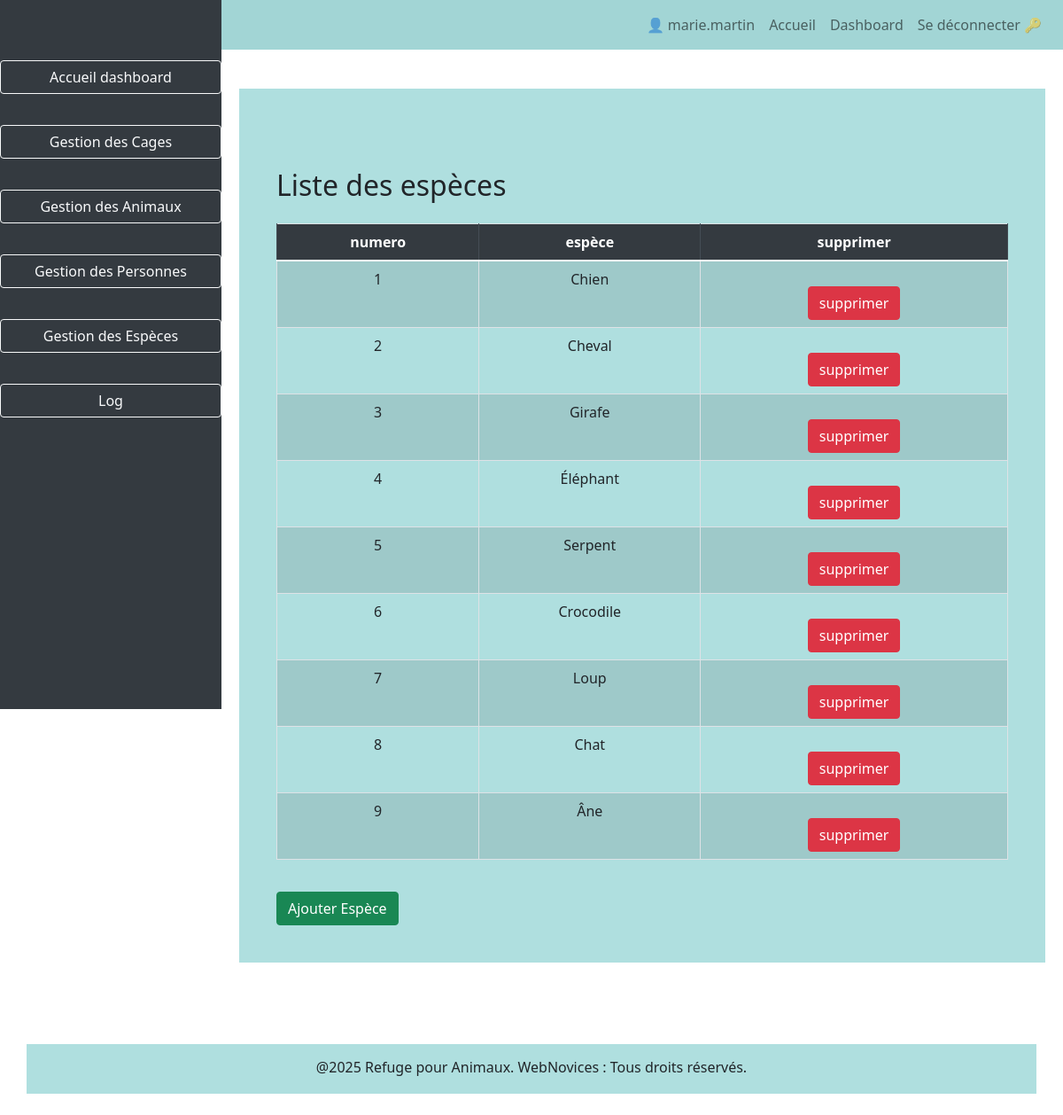
Before: /?page=dashboard&table=espece (signed in) with the older database file.
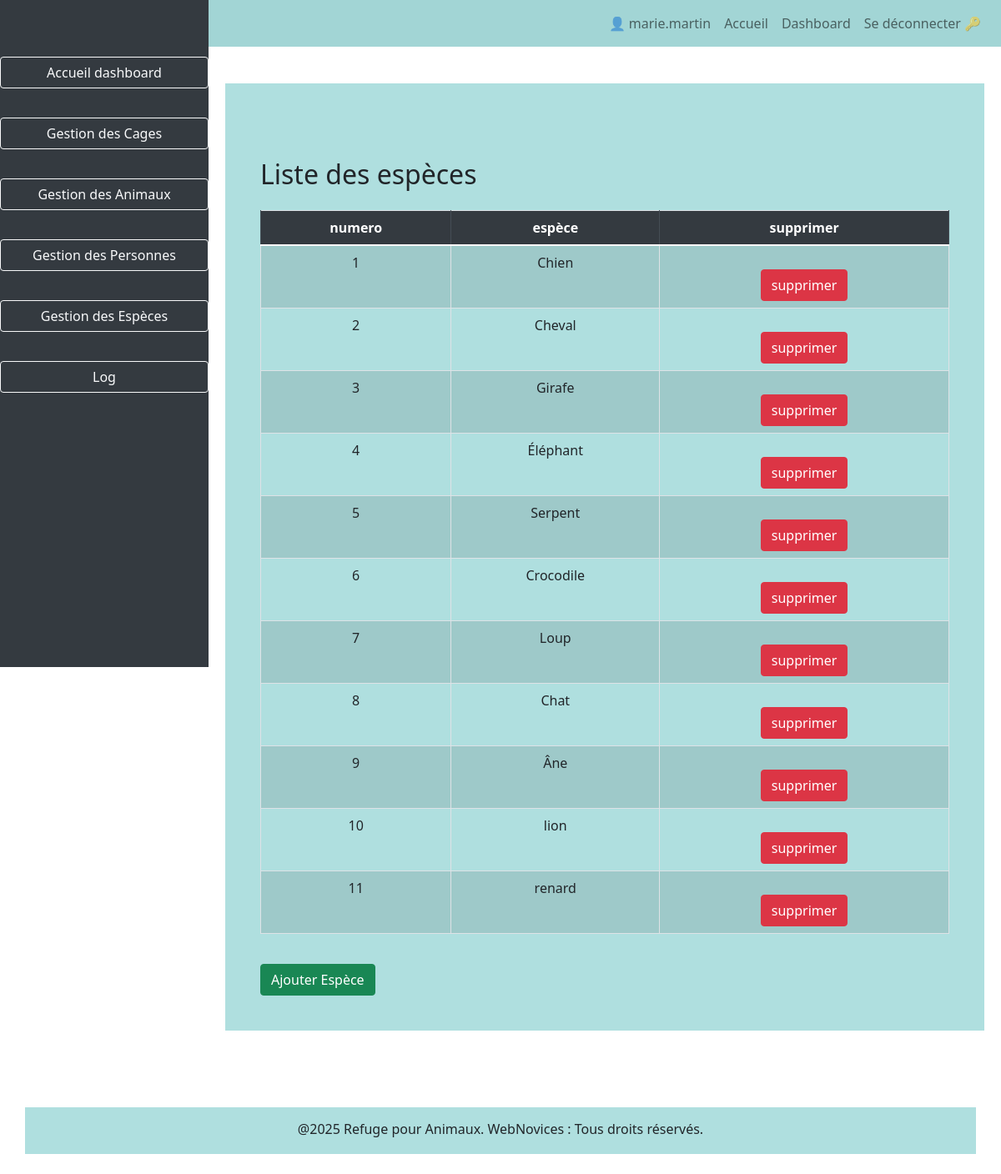
After: the same page with the newer database file.
### tables this page shows
CREATE TABLE `espece` (
  `id_espece` int NOT NULL AUTO_INCREMENT,
  `nom` varchar(100) DEFAULT NULL,
  PRIMARY KEY (`id_espece`)
);

### www/src/model/Espece.php (called while the page is built, shortened)
<?php
class Espece
{
    public function getAllEspeces()
    {
        try {
            $pdo = dbConnect();
            $especesStatement = $pdo->prepare('SELECT * FROM espece');
            $especesStatement->execute();
            $especes = $especesStatement->fetchAll();
            return $especes;
        } catch (Exception $exception) {
            die('Erreur : ' . $exception->getMessage());
        }
    }
}

### www/src/template/tableEspece.php (the view, shortened to what this page needs)
<?php
require_once(dirname(__DIR__,1).'/model/Espece.php');
$espece = new Espece;
$listEspeces = $espece->getAllEspeces();
?>
<div class="container mt-4">
    <h2 class="mb-4">Liste des espèces</h2>
    <table class="table table-bordered table-striped text-center">
        <thead class="thead-dark">
            <tr>
                <th>numero</th>
                <th>espèce</th>
                <th>supprimer</th>
            </tr>
        </thead>
        <tbody>
            <?php
            foreach ($listEspeces as $espece){
                echo "<tr>";
                echo "<td>" . $espece['id_espece'] . "</td>";
                echo "<td>" . $espece['nom'] . "</td>";
                echo "<td class='text-center'><a href='' class='btn btn-danger'>supprimer</a></td>";
                echo "</tr>";
            }
            ?>
        </tbody>
    </table>
    <button class="btn btn-success" data-toggle="modal" data-target="#addSpecieModal">Ajouter Espèce</button>
</div>

### www/index.php (shortened to what this page needs)
<!DOCTYPE html>
<html lang="fr">
<head>
    <link rel="stylesheet" href="./style/dashboard.css">
    <link rel="stylesheet" href="https://stackpath.bootstrapcdn.com/bootstrap/4.5.2/css/bootstrap.min.css">
</head>
<body>
    <?php include './src/template/navbar.php'; ?>
    <?php
    if (isset($_SESSION['login']) && isset($_GET['page']) ) {
        if ($_GET['page'] == 'dashboard') {
            require_once './src/template/dashboard.php';
        } else {
            include './src/template/main.php';
        }
    } else {
        include './src/template/main.php';
    }
    include './src/template/footer.php';
    ?>
</body>
</html>

### www/src/template/navbar.php (shortened to what this page needs)
<nav class="navbar navbar-expand-lg navbar-light" style="background-color: #a2d5d5;">
    <a class="navbar-brand" href="#">Refuge pour Animaux</a>
    <div class="collapse navbar-collapse" id="navbarNav">
        <ul class="navbar-nav ml-auto">
            <?php if (isset($_SESSION['login'])): ?>
                <li class="nav-item d-flex align-items-center">
                    <span class="nav-link">👤 <?php echo htmlspecialchars($_SESSION['login']); ?></span>
                </li>
                <li class="nav-item">
                    <a class="nav-link" href="/">Accueil</a>
                </li>
                <li class="nav-item">
                    <a class="nav-link" href="/?page=dashboard">Dashboard</a>
                </li>
                <li class="nav-item">
                    <a class="nav-link" href="./src/controller/controllerLogout.php">Se déconnecter 🔑</a>
                </li>
            <?php endif; ?>
        </ul>
    </div>
</nav>

### www/src/template/dashboard.php (shortened to what this page needs)
<body>
</body>
</html>
<aside class="sidebar pt-5">
    <a class="btn btn-outline-light" href="/?page=dashboard">Accueil dashboard</a>
    <a class="btn btn-outline-light" href="/?page=dashboard&table=cage">Gestion des Cages</a>
    <a class="btn btn-outline-light" href="/?page=dashboard&table=animaux">Gestion des Animaux</a>
    <a class="btn btn-outline-light" href="/?page=dashboard&table=personnel">Gestion des Personnes</a>
    <a class="btn btn-outline-light" href="/?page=dashboard&table=espece">Gestion des Espèces</a>
    <a class="btn btn-outline-light" href="/?page=dashboard&table=log">Log</a>
</aside>
<div class="content-wrapper">
    <div class="content">
        <div class="container mt-4">
            <div class="container mt-4">
                <?php
                if (isset($_GET['table'])) {
                    switch ($_GET['table']) {
                        case 'espece':
                            include "tableEspece.php";
                            break;
                    }
                } else {
                    include "occupation.php";
                }
                ?>
            </div>
        </div>
    </div>
</div>

### www/src/template/footer.php (shortened to what this page needs)
<!DOCTYPE html>
<html lang="fr">
<head>
    <link href="https://cdn.jsdelivr.net/npm/bootstrap@5.0.0-beta2/dist/css/bootstrap.min.css" rel="stylesheet">
</head>
<body>
<footer class="text-dark text-center custom-footer py-4 mt-5 ">
    <div class="container">
        <p class="mb-1">@2025 Refuge pour Animaux. WebNovices : Tous droits réservés.</p>
    </div>
</footer>
</body>
</html>

### www/src/style/dashboard.css (style rules this page uses)
.btn { margin-top: 20px; background: green; }
.sidebar { height: 100vh; position: fixed; top: 0; left: 0; width: 250px; background-color: #343a40; padding-top: 20px; }
.sidebar .btn { width: 100%; margin-bottom: 15px; }
.content-wrapper { margin-left: 250px; padding: 20px; }
nav { color: white; }

### www/src/template/dashboard.php (style rules this page uses)
.btn { margin-top: 20px; background: green; }
.sidebar { height: 100vh; position: fixed; top: 0; left: 0; width: 250px; background-color: #343a40; padding-top: 20px; }
.sidebar .btn { width: 100%; margin-bottom: 15px; }
.content-wrapper { margin-left: 250px; padding: 20px; }
nav { color: white; }

### www/src/template/footer.php (style rules this page uses)
.container { background-color: #AFDFDF; padding: 14px; }

Changed rows visible on the page:
added espece: id_espece "10", nom "lion"
added espece: id_espece "11", nom "renard"
